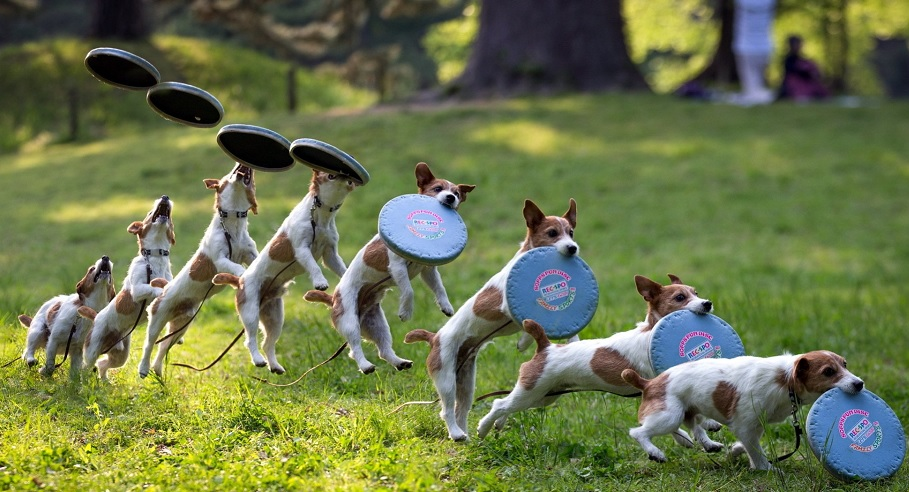
//> input picture Opencv_hw1and2/Opencvhw1_2/1.jpg, 909 x 492 px
$ ./Source   (built with g++ and OpenCV 4)
//> lines starting //> are read from the running program, lines starting //| are printed output that depends on the picture; after the words box and inside, x2 and y2 are one past the last pixel; in counts of white or black regions, pixels touching at a corner belong together; pictures that were not available may be replaced by others from this repository, and a replacement may not be noted

#include <iostream>
#include <opencv/highgui.h>
#include <opencv2\opencv.hpp>
using namespace std;
using namespace cv;
int HW01_TestFunction();
int HW02_ReadAndShowData(int numberOfImgs);
void mean_filter(Mat &image);


int main() {
	/*HW01_TestFunction();
	waitKey(0);
	destroyAllWindows();*/

	HW02_ReadAndShowData(8);

	waitKey(0);
	return 0;
}
void mean_filter(Mat &image) {
	int i = 0 , j = 0;
	Mat_<Vec3b>::const_iterator ptr = image.begin<Vec3b>();
	for (;  ptr != image.end<Vec3b>(); ptr++) {

	}
}

int HW01_TestFunction() {
	// Fill your answer here
	Mat image = imread("lena.jpg", 3);
	Mat Gray_image;
	Mat Binary_image;
	cvtColor(image, Gray_image, CV_BGR2GRAY);
	threshold(Gray_image, Binary_image, 124,255, THRESH_BINARY);
	imshow("Display_RGB", image);
	imshow("Display_Gray", Gray_image);
	imshow("Display_Binary", Binary_image);
	moveWindow("Display_RGB", 50, 50);
	moveWindow("Display_Gray", 550, 50);
	moveWindow("Display_Binary", 1050, 50);
	return 0;
}

int HW02_ReadAndShowData(int numberOfImgs) {
//> called with numberOfImgs = 8
	// Fill your answer here
	Mat image;
	Mat Gray_image;
	Mat Binary_image;
	string name;
	while (numberOfImgs > 0) {
		name = to_string(9-numberOfImgs) + ".jpg";
		image = imread(name, 3);
//> image is the input picture: 492 rows x 909 cols, CV_8UC3; mean B, G, R 75.1, 117.9, 107.1
		cvtColor(image, Gray_image, COLOR_RGB2GRAY);
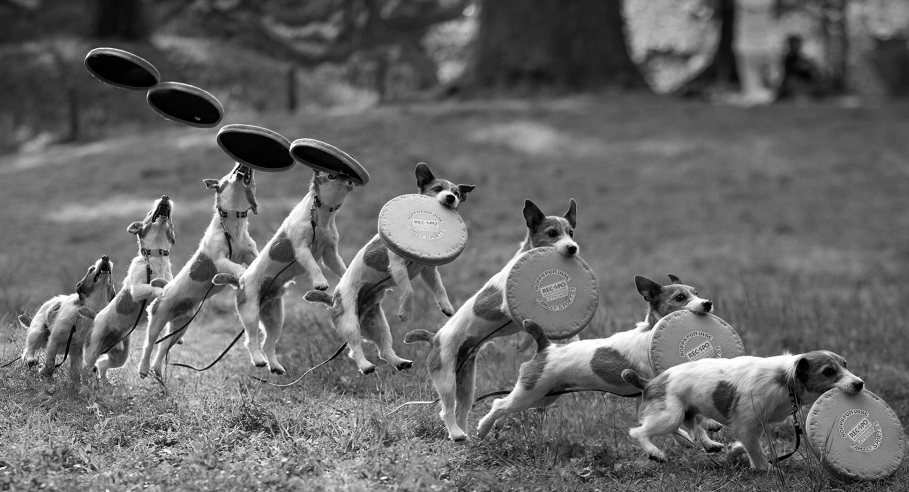
//> Gray_image: 492 rows x 909 cols, CV_8UC1; min 0, max 255, mean 103.8
		threshold(Gray_image, Binary_image, 124, 255, THRESH_BINARY);
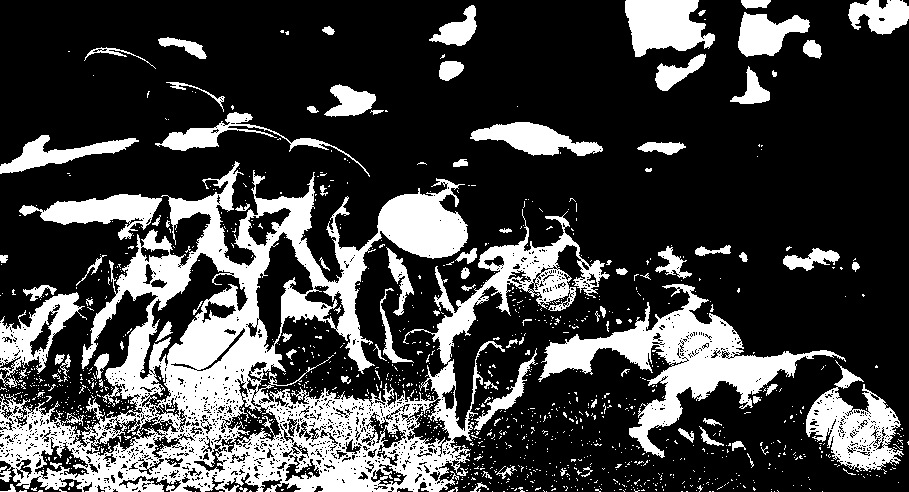
//> Binary_image: 492 rows x 909 cols, CV_8UC1; 25.8% white; 1205 white regions (1107 under 20 px), largest, box (x1, y1, x2, y2) and area: (0, 161, 610, 492) 64090, (538, 284, 846, 458) 12293, (806, 360, 904, 471) 4722
		moveWindow("Display_RGB", 50, 50);
		moveWindow("Display_Gray", 550, 50);
		moveWindow("Display_Binary", 1050, 50);
		while (true) {
			if (waitKey(0) == 13)
//> the Esc key is pressed
				break;
			else {
				imshow("Display_RGB", image);
				imshow("Display_Gray", Gray_image);
				imshow("Display_Binary", Binary_image);
			}
		}
		destroyAllWindows();
		numberOfImgs--;
	}
//> pass 2 of the loop in HW02_ReadAndShowData, `while (numberOfImgs > 0)`:
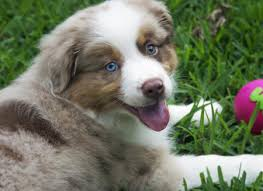
//> input picture Opencv_hw1and2/Opencvhw1_2/2.jpg, 263 x 191 px
//> in HW02_ReadAndShowData, image is the input picture: 191 rows x 263 cols, CV_8UC3; mean B, G, R 98.8, 119.9, 113.9
//> in HW02_ReadAndShowData, `cvtColor(image, Gray_image, COLOR_RGB2GRAY);`:
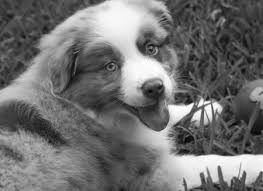
//> Gray_image: 191 rows x 263 cols, CV_8UC1; min 1, max 255, mean 112.9
//> in HW02_ReadAndShowData, `threshold(Gray_image, Binary_image, 124, 255, THRESH_BINARY);`:
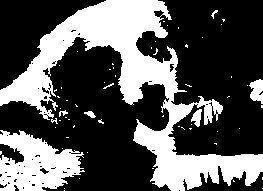
//> Binary_image: 191 rows x 263 cols, CV_8UC1; 34.3% white; 63 white regions (55 under 20 px), largest, box (x1, y1, x2, y2) and area: (0, 0, 263, 191) 13305, (0, 130, 85, 191) 3276, (249, 79, 263, 104) 243
//> the space key is pressed
	return 0;
}
